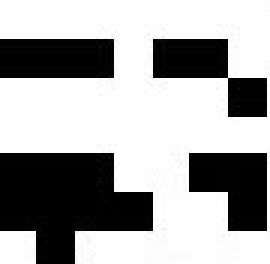
#> input picture test_image/test1.jpg, 90 x 88 px, given in place of photo.png, which was not available (shown 3 times larger)
$ python training.py
#> lines starting #> are read from the running program, lines starting #| are printed output that depends on the picture; after the words box and inside, x2 and y2 are one past the last pixel; in counts of white or black regions, pixels touching at a corner belong together; pictures that were not available may be replaced by others from this repository, and a replacement may not be noted
import cv2
import numpy as np
import os
from PIL import Image
from concurrent.futures import ThreadPoolExecutor

def process_contour(contour, image, digital_binary, area_dir, i):
    contour_image = image.copy()
    cv2.drawContours(contour_image, [contour], -1, (0, 255, 0), 2)
    cv2.imwrite(os.path.join(area_dir, 'top_contour_image.jpg'), contour_image)

    x, y, w, h = cv2.boundingRect(contour)
    enclosed_area = image[y:y+h, x:x+w]

    if w < 100 or h < 100 or abs(w - h) > 50:
        print(f"Enclosed area {i+1} is invalid (width: {w}, height: {h}). Skipping.\n")
        return 0, None, None, None, None

    cv2.imwrite(os.path.join(area_dir, 'enclosed_area.jpg'), enclosed_area)
    print(f"Enclosed area {i+1} saved successfully.\n")

    enclosed_gray = cv2.cvtColor(enclosed_area, cv2.COLOR_BGR2GRAY)
    digital_binary_resized = cv2.resize(digital_binary, (enclosed_gray.shape[1], enclosed_gray.shape[0]))
    print(f"Digital pattern resized successfully for enclosed area {i+1}.\n")

    best_match_percentage = 0
    best_brightness = 0
    best_rotation_angle = 0
    best_binary_image = None
    best_difference_image = None

    for brightness in range(128, 205, 5):
        recalculated_binary = np.where(enclosed_gray > brightness, 255, 0).astype(np.uint8)
        for angle in range(0, 360, 10):
            M = cv2.getRotationMatrix2D((recalculated_binary.shape[1] // 2, recalculated_binary.shape[0] // 2), angle, 1)
            rotated_binary = cv2.warpAffine(recalculated_binary, M, (recalculated_binary.shape[1], recalculated_binary.shape[0]))
            difference = cv2.absdiff(rotated_binary, digital_binary_resized)
            match_percentage = (np.sum(difference == 0) / difference.size) * 100
            if match_percentage > best_match_percentage:
                best_match_percentage = match_percentage
                best_brightness = brightness
                best_rotation_angle = angle
                best_binary_image = rotated_binary
                best_difference_image = difference

    for brightness in range(best_brightness - 4, best_brightness + 5):
        recalculated_binary = np.where(enclosed_gray > brightness, 255, 0).astype(np.uint8)
        for angle in range(best_rotation_angle - 9, best_rotation_angle + 10):
            M = cv2.getRotationMatrix2D((recalculated_binary.shape[1] // 2, recalculated_binary.shape[0] // 2), angle, 1)
            rotated_binary = cv2.warpAffine(recalculated_binary, M, (recalculated_binary.shape[1], recalculated_binary.shape[0]))
            difference = cv2.absdiff(rotated_binary, digital_binary_resized)
            match_percentage = (np.sum(difference == 0) / difference.size) * 100
            if match_percentage > best_match_percentage:
                best_match_percentage = match_percentage
                best_binary_image = rotated_binary
                best_difference_image = difference

    print(f'Best Match Percentage for enclosed area {i+1}: {best_match_percentage:.2f}%\n')
    with open(os.path.join(area_dir, 'best_match.txt'), 'w') as f:
        f.write(f'Best Match Percentage: {best_match_percentage:.2f}%\n')
        f.write(f'Brightness: {best_brightness}\n')
        f.write(f'Rotation Angle: {best_rotation_angle} degrees\n')

    if best_binary_image is not None:
        cv2.imwrite(os.path.join(area_dir, 'best_binary_image.jpg'), best_binary_image)
    if best_difference_image is not None:
        cv2.imwrite(os.path.join(area_dir, 'difference_image.jpg'), best_difference_image)

    return best_match_percentage, best_binary_image, best_difference_image, enclosed_area, best_rotation_angle

def main():
    print("Step 1: Load the image")
    image_path = 'camera_image/photo.png'
    image = cv2.imread(image_path)
#> image is the input picture: shape (88, 90, 3); min 0, max 255, mean 164.9
    if image is None:
        raise FileNotFoundError(f"Image not found at path: {image_path}")
    print("Image loaded successfully.\n")

    output_dir = 'output'
    os.makedirs(output_dir, exist_ok=True)
    cv2.imwrite(os.path.join(output_dir, 'original_image.jpg'), image)

    print("Step 2: Convert to grayscale and apply Gaussian blur")
    gray = cv2.cvtColor(image, cv2.COLOR_BGR2GRAY)
    blurred = cv2.GaussianBlur(gray, (5, 5), 0)
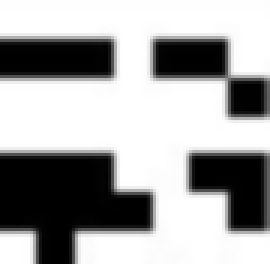
#> blurred: shape (88, 90) (shown 3 times larger); min 0, max 255, mean 164.5
    print("Grayscale conversion and Gaussian blur applied successfully.\n")

    cv2.imwrite(os.path.join(output_dir, 'grayscale_image.jpg'), gray)
    cv2.imwrite(os.path.join(output_dir, 'blurred_image.jpg'), blurred)

    print("Step 3: Color segmentation to isolate white areas")
    hsv = cv2.cvtColor(image, cv2.COLOR_BGR2HSV)
#> hsv: shape (88, 90, 3); mean H, S, V 0, 0, 164.9
    lower_white = np.array([0, 0, 200])
    upper_white = np.array([180, 30, 255])
    mask = cv2.inRange(hsv, lower_white, upper_white)
#> mask: shape (88, 90); 64.7% white; 4 black regions, box (x1, y1, x2, y2) and area: (0, 51, 51, 88) 1300, (63, 51, 89, 77) 507, (0, 13, 38, 26) 494, (51, 13, 89, 39) 494
    segmented = cv2.bitwise_and(image, image, mask=mask)
    print("Color segmentation applied successfully.\n")
    cv2.imwrite(os.path.join(output_dir, 'segmented_image.jpg'), segmented)

    print("Expanding white pixels around by 1 pixel")
    kernel = np.ones((3, 3), np.uint8)
    expanded_segmented = cv2.dilate(mask, kernel, iterations=1)
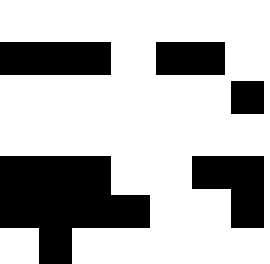
#> expanded_segmented: shape (88, 90) (shown 3 times larger); 70.3% white; 5 black regions
    print("White pixels expanded successfully.\n")
    cv2.imwrite(os.path.join(output_dir, 'expanded_segmented_image.jpg'), expanded_segmented)

    print("Step 5: Find and save the top 10 biggest enclosed areas with white border")
    contours, _ = cv2.findContours(expanded_segmented.copy(), cv2.RETR_EXTERNAL, cv2.CHAIN_APPROX_SIMPLE)
#> contours = 2 contours; box (x1, y1, x2, y2) and area: (0, 0, 90, 88) 5956, (0, 76, 13, 88) 132
    contours = sorted(contours, key=cv2.contourArea, reverse=True)[:10]
    print(f"Found {len(contours)} contours.\n")
#| Found 2 contours.

    best_overall_match_percentage = 0
    best_overall_binary_image = None
    best_overall_difference_image = None
    best_overall_image = None
    best_test_image = None
    best_rotation_angle = 0

    for test_image_index in range(1, 8):
        digital_pattern_path = f'test_image/test{test_image_index}.jpg'
        digital_pattern = cv2.imread(digital_pattern_path, cv2.IMREAD_GRAYSCALE)
        if digital_pattern is None:
            raise FileNotFoundError(f"Digital pattern not found at path: {digital_pattern_path}")
        _, digital_binary = cv2.threshold(digital_pattern, 128, 255, cv2.THRESH_BINARY)
        print(f"Digital pattern {test_image_index} loaded and binarized successfully.\n")

        with ThreadPoolExecutor() as executor:
            futures = []
            for i, contour in enumerate(contours):
                area_dir = os.path.join(output_dir, f'enclosed_area_{i+1}_test{test_image_index}')
                os.makedirs(area_dir, exist_ok=True)
                futures.append(executor.submit(process_contour, contour, image, digital_binary, area_dir, i))
#> this loop made 2 passes
#> contour on pass 2: [[0, 76], [0, 87], [12, 87], [12, 76]]
#| Enclosed area 1 is invalid (width: 90, height: 88). Skipping.
#| Enclosed area 2 is invalid (width: 13, height: 12). Skipping.
#> pass 1, in process_contour, `cv2.imwrite(os.path.join(area_dir, 'top_contour_image.jpg'), contour_i..`:
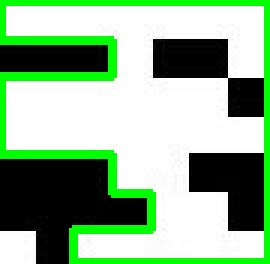
#> saved as top_contour_image.jpg: shape (88, 90, 3) (shown 3 times larger); mean B, G, R 142.2, 178.8, 142.2
#> pass 2, in process_contour (call 2), `cv2.imwrite(os.path.join(area_dir, 'top_contour_image.jpg'), contour_i..`:
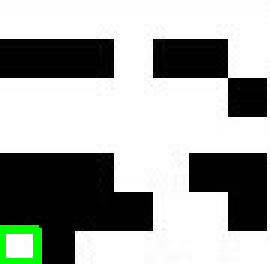
#> saved as top_contour_image.jpg: shape (88, 90, 3) (shown 3 times larger); mean B, G, R 162.9, 166.4, 162.9
#> after the loop, futures = 2 items

            for future in futures:
                match_percentage, binary_image, difference_image, enclosed_area, rotation_angle = future.result()
                if match_percentage > best_overall_match_percentage:
                    best_overall_match_percentage = match_percentage
                    best_overall_binary_image = binary_image
                    best_overall_difference_image = difference_image
                    best_overall_image = enclosed_area
                    best_test_image = test_image_index
                    best_rotation_angle = rotation_angle
#> this loop made 2 passes
#> match_percentage on passes 1 to 2: 0, 0
#> after the loop, best_overall_match_percentage = 0; best_rotation_angle = 0

    if best_overall_binary_image is not None and best_overall_difference_image is not None:
        cv2.imwrite(os.path.join(output_dir, 'best_overall_binary_image.jpg'), best_overall_binary_image)
        cv2.imwrite(os.path.join(output_dir, 'best_overall_difference_image.jpg'), best_overall_difference_image)
        print(f"Best overall match found in test image {best_test_image} with match percentage {best_overall_match_percentage:.2f}%")
        with open(os.path.join(output_dir, 'best_overall_match.txt'), 'w') as f:
            f.write(f"Best Match Percentage: {best_overall_match_percentage:.2f}%\n")
            f.write(f"Rotation Angle: {best_rotation_angle} degrees\n")
    if best_overall_image is not None:
        cv2.imwrite(os.path.join(output_dir, 'best_overall_image.jpg'), best_overall_image)
    print("Results saved successfully.\n")

if __name__ == "__main__":
#> (the run stopped early here; a loop or call above may not have finished)
